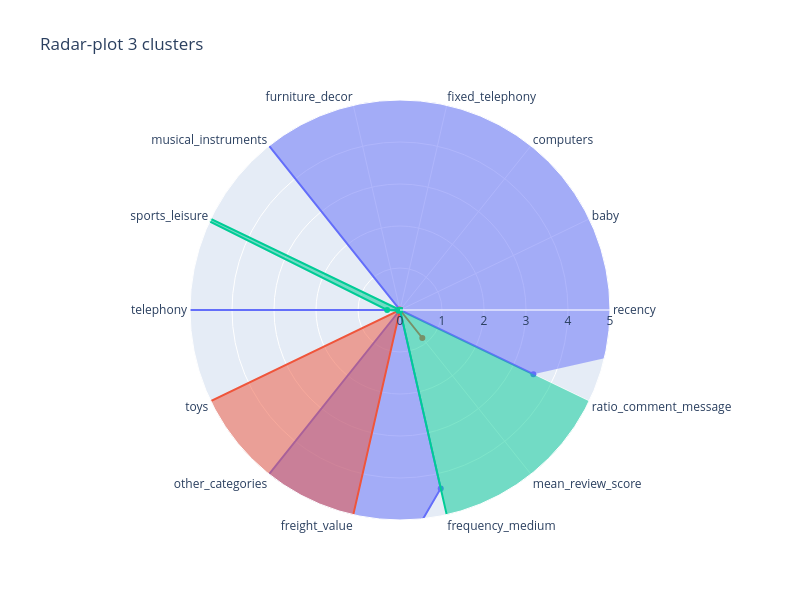

Here is the notebook cell this chart was saved with:
### Code cell
plot_clusters_radar(centroid_normalized_cha)

### Figure 1 — Plotly figure (JSON) as saved in the notebook; plotly's stock layout.template omitted (floating-point values rounded to 4 significant figures)
{"data": [{"fill": "toself", "name": "Cluster 0", "r": [10, 10, 10, 10, 10, 10.0, 0.001792, 10, 0, 10, 10.0, 4.357, 0, 3.525], "theta": ["recency", "baby", "computers", "fixed_telephony", "furniture_decor", "musical_instruments", "sports_leisure", "telephony", "toys", "other_categories", "freight_value", "frequency_medium", "mean_review_score", "ratio_comment_message"], "type": "scatterpolar"}, {"fill": "toself", "name": "Cluster 1", "r": [0, 0, 0, 0, 0, 0.01488, 0, 0, 10, 8.637, 8.91, 0, 0.8526, 0], "theta": ["recency", "baby", "computers", "fixed_telephony", "furniture_decor", "musical_instruments", "sports_leisure", "telephony", "toys", "other_categories", "freight_value", "frequency_medium", "mean_review_score", "ratio_comment_message"], "type": "scatterpolar"}, {"fill": "toself", "name": "Cluster 2", "r": [0, 0, 0, 0, 0, 0, 10, 0.3066, 0.03767, 0, 0, 10, 10.0, 10.0], "theta": ["recency", "baby", "computers", "fixed_telephony", "furniture_decor", "musical_instruments", "sports_leisure", "telephony", "toys", "other_categories", "freight_value", "frequency_medium", "mean_review_score", "ratio_comment_message"], "type": "scatterpolar"}], "layout": {"height": 600, "polar": {"angularaxis": {"type": "category"}, "radialaxis": {"autorange": false, "range": [0, 5], "type": "linear", "visible": true}}, "showlegend": false, "title": {"text": "Radar-plot 3 clusters"}, "width": 800}}
